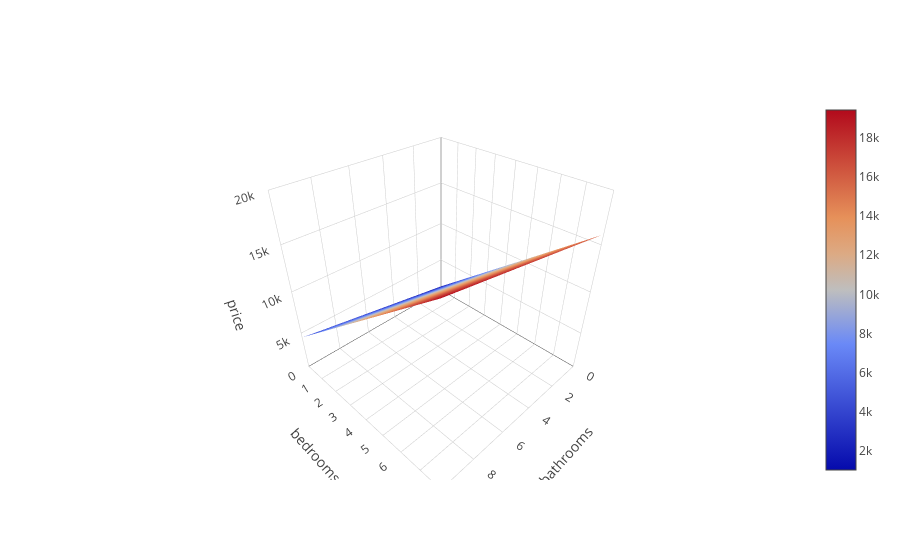

Notebook cell for this chart:
### Code cell
viz3D(reg, df, ['bathrooms', 'bedrooms'], 'price');
